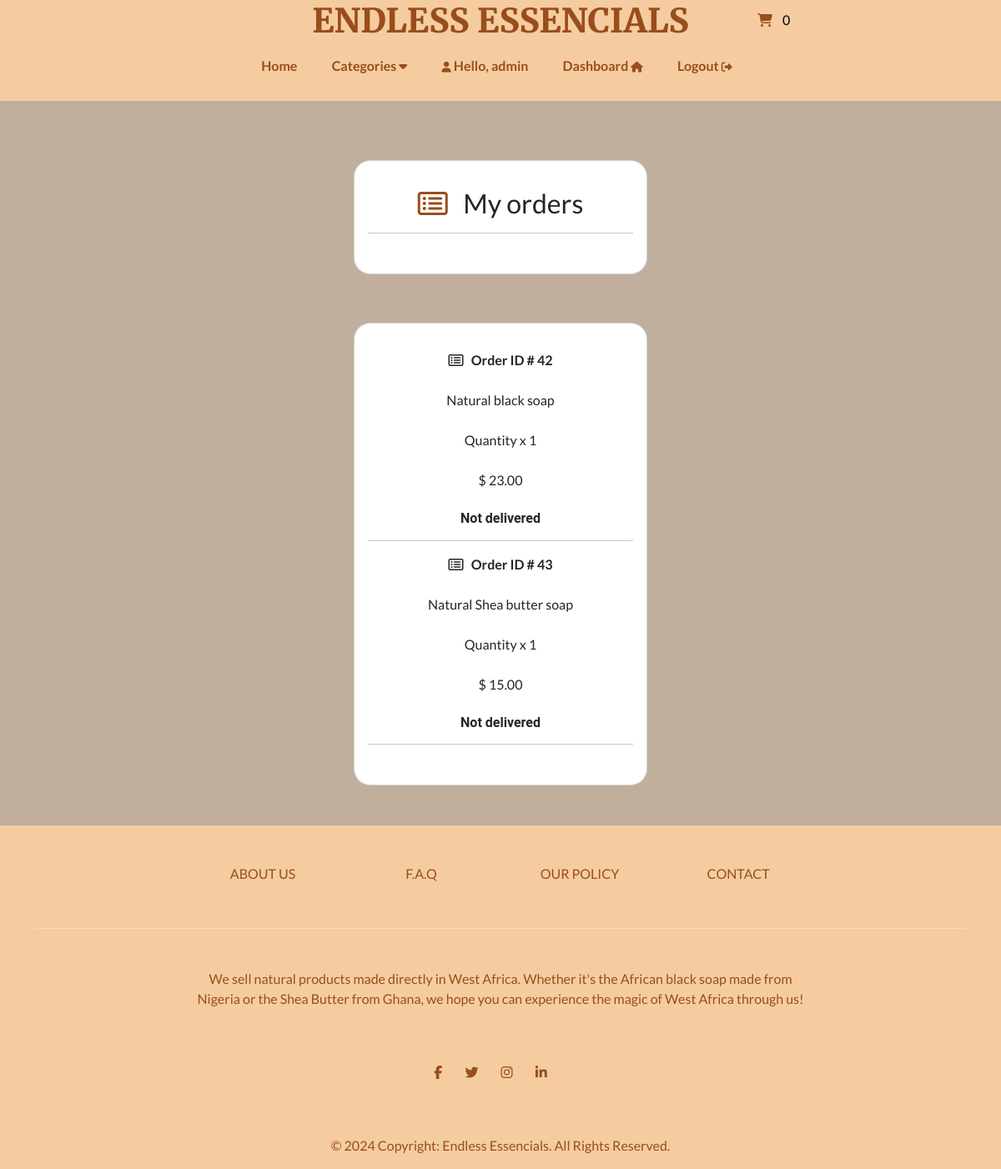
The page /account/track-orders (signed in) on the database its author committed.
### payment/models.py (models this page shows, shortened)
class OrderItem(models.Model):
    order = models.ForeignKey(Order, on_delete=models.CASCADE, null=True)
    product = models.ForeignKey(Product, on_delete=models.CASCADE, null=True)
    quantity = models.PositiveBigIntegerField(default=1)
    price = models.DecimalField(max_digits=8, decimal_places=2)
    user = models.ForeignKey(User, on_delete=models.CASCADE, null=True, blank=True)
    delivered = models.CharField(max_length=50, choices=CHOICES, default="Not delivered")

### store/models.py (models this page shows, shortened)
class Product(models.Model):
    category = models.ForeignKey(Category, related_name='product', on_delete=models.CASCADE, null=True)
    title = models.CharField(max_length=250)
    brand = models.CharField(max_length=250, default="un-branded")
    description = models.TextField(blank=True)
    slug = models.SlugField(max_length=50)
    price = models.DecimalField(max_digits=4, decimal_places=2)
    image = models.ImageField(upload_to="images/")
    date_added = models.DateTimeField(auto_now=True)
    class Meta:
        verbose_name_plural = "products"
    def __str__(self):
        return self.title

### account/views.py (the view)
# urls.py: path('track-orders', views.track_orders, name='track-orders')
@login_required(login_url='my-login')
def track_orders(request):
    try:
        orders = OrderItem.objects.filter(user=request.user)
        context = {'orders':orders, 'title':'Track orders'}
        return render(request, 'account/track-orders.html', context=context)
    except:
        return render(request, 'account/track-orders.html')

### cart/cart.py (called while the page is built)
    def __len__(self):
        return sum(item['qty'] for item in self.cart.values())

### cart/context_processors.py (called while the page is built)
def cart(request):
    return{'cart': Cart(request)}

### store/models.py (called while the page is built)
    def get_absolute_url(self):
        return reverse('list-category', args=[self.slug])

### store/views.py (called while the page is built)
def categories(request):
    all_categories = Category.objects.all()
    return {'all_categories': all_categories}

### account/templates/account/track-orders.html (shortened to what this page needs)
{% extends "store/base.html" %}
{% load static %}
{% load crispy_forms_tags %}
{% block content %}
<br><br>
<body>
    <section class="pt-4" data-aos="fade-up">
        <div class="card pt-3 pb-3"
            style="border-radius: 20px; margin: 0 auto; float:none; margin-bottom:10px; max-width: 22rem;">
            <div class="card-body text-center">
                <h3 class="card-title"><i class="fa fa-list-alt i" aria-hidden="true"></i> &nbsp; My orders</h3>
                <hr>
            </div>
        </div>
    </section>
    <br>
    <section class="pt-4">
        <div class="card pt-3 pb-3"
            style="border-radius: 20px; margin: 0 auto; float:none; margin-bottom:10px; max-width: 22rem;">
            <div class="card-body text-center">
                {% for order in orders %}
                <strong><i class="fa fa-list-alt" aria-hidden="true"></i> &nbsp; Order ID # {{ order.id }}</strong>
                <br><br>
                {{ order.product }}
                <br><br>
                Quantity x {{ order.quantity }}
                <br><br>
                $ {{ order.price }}
                <br><br>
                <h6 style="font-family: Roboto; font-weight:600">{{ order.delivered }}</h6>
                <hr>
                {% endfor %}
            </div>
        </div>
    </section>
</body>
{% endblock %}

### store/templates/store/base.html (shortened to what this page needs)
{% load static %}
<!DOCTYPE html>
<html>
  <head>
    <link rel="stylesheet" href="https://unpkg.com/aos@next/dist/aos.css" />
    <link rel="stylesheet" href="https://cdnjs.cloudflare.com/ajax/libs/font-awesome/6.4.2/css/all.min.css"
 />
    <link
      rel="stylesheet"
      href="https://bootswatch.com/5/flatly/bootstrap.min.css"
    />
    <link
      rel="stylesheet"
      href="https://cdnjs.cloudflare.com/ajax/libs/font-awesome/4.7.0/css/font-awesome.min.css"
    />
    <link rel="stylesheet" href="{% static 'store/styles.css' %}" />
  </head>
  <header data-aos="fade-down">
    <nav>
      <div class="logo pt-3">
      </div>
      <div class="text-center pt-2">
        <a href="{% url 'index' %}">
          <h2
            style="color: #994d1c; font-weight: 800; font-family: Merriweather"
          >
            ENDLESS ESSENCIALS
          </h2>
        </a>
      </div>
      <a
        class="pt-3 p-2"
        type="button"
        role="button"
        href="{% url 'cart-summary' %}"
      >
        <i class="fa fa-shopping-cart i" aria-hidden="true"></i>
        <div id="cart-qty" class="cart__header__desktop d-inline-flex">
          {% with qty_amount=cart|length %} {% if qty_amount > 0 %}
          <span>{{ qty_amount }}</span>
          {% else %}
          <span>0</span>
          {% endif %} {% endwith %}
        </div>
      </a>
    </nav>
  </header>
  <div class="main__navigations" data-aos="fade-down">
    <div class="main__navigations__div">
      <ul class="main__navigations__div__ul">
        <li
          class="main__navigations__div__li on__mobile_d_none"
          style="font-weight: bold"
        >
          <a href="{% url 'index' %}">Home</a>
        </li>
        <li class="main__navigations__div__li on__mobile_d_none">
          <a class="categ" style="font-weight: bold"
            >Categories <i class="fas fa-caret-down"></i
          ></a>
        </li>
        {% if user.is_authenticated %}
        <li class="main__navigations__div__li save__from__left">
          <a href="" class="anchor__remains__same" style="font-weight: bold"
            ><i class="fas fa-user i"></i> Hello, {{user}}
          </a>
        </li>
        {% else %}
        <li class="main__navigations__div__li save__from__left">
          <a href="" class="anchor__remains__same" style="font-weight: bold"
            ><i class="fas fa-user i"></i> Hello, Anonymous</a
          >
        </li>
        {% endif %}
        {% if user.is_authenticated %}
        <li class="main__navigations__div__li">
          <a
            href="{% url 'dashboard' %}"
            class="anchor__remains__same"
            style="padding-bottom: 0; font-weight: bold"
            >Dashboard <i class="fas fa-home i"></i>
          </a>
        </li>
        {% endif %}
        {% if user.is_authenticated %}
        <li class="main__navigations__div__li">
          <a
            href="{% url 'user-logout' %}"
            class="anchor__remains__same"
            style="padding-bottom: 0; font-weight: bold"
            >Logout <i class="fas fa-sign-out-alt i"></i>
          </a>
        </li>
        {% endif %}
      </ul>
    </div>
  </div>
  <br /><br /><br /><br /><br />
  <body>
    {% block content %} {% endblock %}
    <div data-aos="fade-down">
      <footer class="text-center text-white" style="background-color: #f5cca0">
        <div class="container">
          <section class="mt-5">
            <div
              class="row text-center d-flex justify-content-center pt-5"
              style="color: #994d1c"
            >
              <div class="col-md-2">
                <h6 class="text-uppercase font-weight-bold">
                  <a href="{% url 'about-page' %}" class="">About us</a>
                </h6>
              </div>
              <div class="col-md-2">
                <h6 class="text-uppercase font-weight-bold">
                  <a href="{% url 'faq' %}" class="">F.A.Q</a>
                </h6>
              </div>
              <div class="col-md-2">
                <h6 class="text-uppercase font-weight-bold">
                  <a href="{% url 'our-policy' %}" class="">Our Policy</a>
                </h6>
              </div>
              <div class="col-md-2">
                <h6 class="text-uppercase font-weight-bold">
                  <a href="{% url 'contact' %}" class="">Contact</a>
                </h6>
              </div>
            </div>
          </section>
          <hr class="my-5" />
          <section class="mb-5">
            <div class="row d-flex justify-content-center">
              <div class="col-lg-8">
                <p style="color: #994d1c">
                  We sell natural products made directly in West Africa. Whether
                  it's the African black soap made from Nigeria or the Shea
                  Butter from Ghana, we hope you can experience the magic of
                  West Africa through us!
                </p>
              </div>
            </div>
          </section>
          <section class="text-center mb-5">
            <a
              href="https://www.facebook.com/alima.dadzie.9?mibextid=LQQJ4d"
              class="text-white me-4"
            >
              <i class="fa fa-facebook-f i"></i>
            </a>
            <a
              href="https://x.com/_timelesse/status/1732935934692266332?s=46&t=05Eb6Il3UJqhyXNHPUHFWg"
              class="text-white me-4"
            >
              <i class="fa fa-twitter i"></i>
            </a>
            <a
              href="https://www.instagram.com/endless_essencials?igsh=OGQ5ZDc2ODk2ZA%3D%3D&utm_source=qr"
              class="text-white me-4"
            >
              <i class="fa fa-instagram i"></i>
            </a>
            <a href="" class="text-white me-4">
              <i class="fa fa-linkedin i"></i>
            </a>
          </section>
        </div>
        <div
          style="color: #994d1c"
          class="text-center p-3"
          style="background-color: rgba(0, 0, 0, 0.2)"
        >
          © 2024 Copyright:
          <a style="color: #994d1c">Endless Essencials. All Rights Reserved.</a>
        </div>
      </footer>
    </div>
  </body>
</html>

### store/static/store/styles.css (style rules this page uses)
:root { --mainColor: #F5CCA0; --light:#e7d4c5; --white:#fff; }
body { background-color: var(--light); }
li { list-style: none; }
a { text-decoration: none; cursor: pointer; color: #994D1C; transition: 0.4s; }
.i { color: #994D1C; transition: 0.4s; }
body { overflow-x: hidden; }
header { height: 60px; display: flex; align-items: center; border-bottom: 1px solid #6B240C; position: fixed; right: 0; left: 0; top: 0; z-index: 447; background-color:var(--mainColor); }
header nav { width: 100%; display: grid; grid-template-columns: 1fr 2fr 1fr; justify-content: center; }
header nav .logo { width: 125px; justify-self: center; display: flex; align-items: center; justify-content: center; cursor:pointer; }
header nav .cart__header__desktop { display: flex; align-items: center; justify-content: center; }
header nav .cart__header__desktop span { padding: 3px 6px; margin-left: 3px; border-radius: 5px; color: #000; margin-bottom: 19px; }
.main__navigations { position: fixed; left: 0; right: 0; top: 59px; z-index: 447; padding: 8px 0 30px; background-color:var(--mainColor); }
.main__navigations__div { display: flex; }
.main__navigations__div ul.main__navigations__div__ul { width: 50%; margin: auto; display: flex; justify-content: space-evenly; }
.main__navigations__div ul.main__navigations__div__ul .anchor__remains__same i { font-size: 0.8em; }
@media (max-width: 1200px) { .main__navigations__div ul.main__navigations__div__ul { width: 60%; } }
.main__navigations__div ul.main__navigations__div__ul li.main__navigations__div__li { justify-self: center; }
.main__navigations__div ul.main__navigations__div__ul li.main__navigations__div__li:nth-child(2) a { padding-bottom: 10px; }

### account/templates/account/track-orders.html (style rules this page uses)
body { background-color: #c0af9d; }

### rows shown on the page
OrderItem: id "42", product "Natural black soap", quantity "1", price "23.00", delivered "Not delivered"
OrderItem: id "43", product "Natural Shea butter soap", quantity "1", price "15.00", delivered "Not delivered"

### other values the page prints
{{ user }} "admin"
